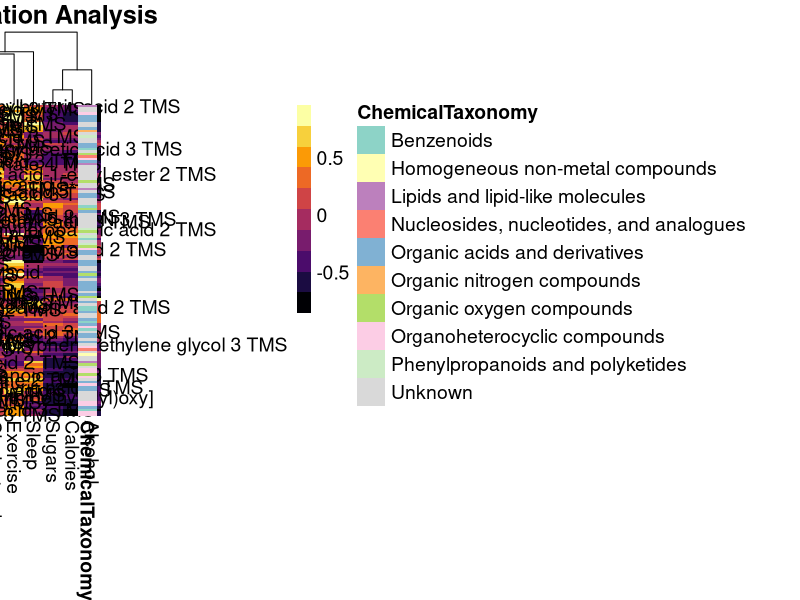
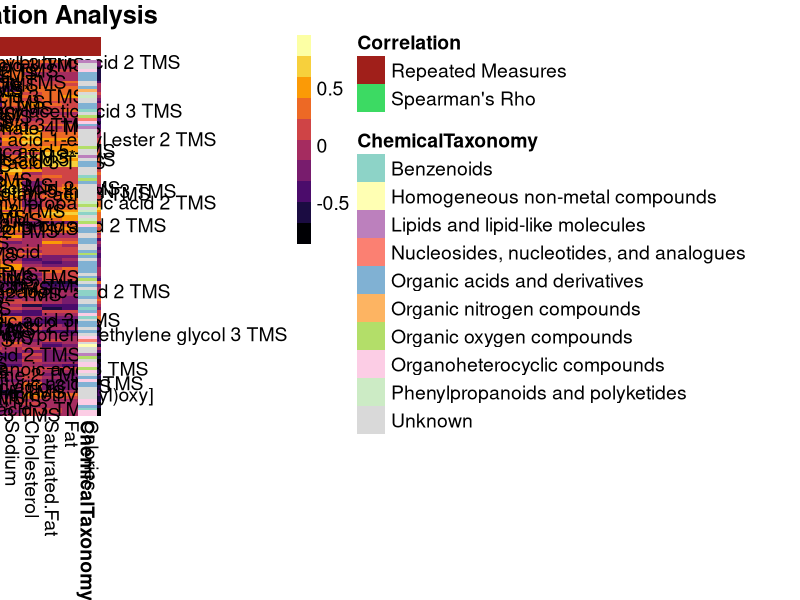
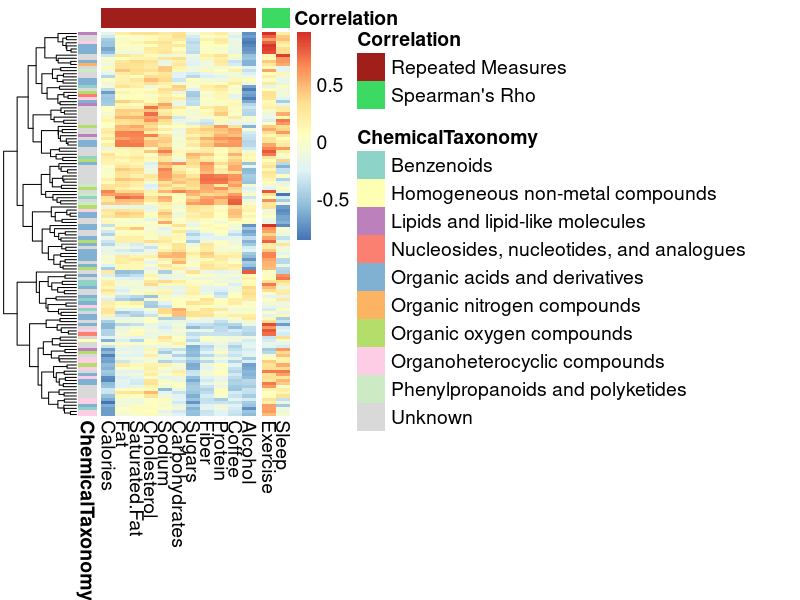

Reproduce these figures in R, in order.

library(pheatmap)
library(RColorBrewer)
library(readxl)
# for "inferno"
library(viridis)

# set workding directory
setwd("/Users/ijmiller2/Desktop/UW_2019/UrineMetabolomics/RealTimeUrineMetabolomics/data")

### load data from p-val filtered .csv ###
biometric_correlations_filtered_df <- read.table("combined_correlations_w_metadat_colsorted_identified.csv", sep=",", header=TRUE)
matrix = as.matrix(as.data.frame(lapply(biometric_correlations_filtered_df[,2:14], as.numeric)))
matrix_rownames = as.matrix(as.data.frame(lapply(biometric_correlations_filtered_df[,1], as.character)))
rownames(matrix) = matrix_rownames

# set up colors for chemical taxonomy
mat_colors <- list(ChemicalTaxonomy = brewer.pal(10, "Set3"))
taxonomies <- list(ChemicalTaxonomy = unique(biometric_correlations_filtered_df$Chemical.Taxonomy))
names(mat_colors$ChemicalTaxonomy) = taxonomies$ChemicalTaxonomy
# sort chemical taxonomy names alphabetically (to put "unknown" at end of legend)
names(mat_colors$ChemicalTaxonomy) = sort(names(mat_colors$ChemicalTaxonomy))

# make "unknown" grey and "homogenous" non-metals purple
mat_colors$ChemicalTaxonomy[[3]] = "#BC80BD"
mat_colors$ChemicalTaxonomy[[9]] = "#CCEBC5"
mat_colors$ChemicalTaxonomy[[10]] = "#D9D9D9"

# set up dataframe with row annotations
mat_row <- data.frame(ChemicalTaxonomy = biometric_correlations_filtered_df$Chemical.Taxonomy)
rownames(mat_row) = matrix_rownames

pheatmap(
  mat               = matrix,
  color             = inferno(10),
  border_color      = NA,
  show_colnames     = TRUE,
  show_rownames     = TRUE,
  annotation_row    = mat_row,
  annotation_colors = mat_colors,
  drop_levels       = TRUE,
  fontsize          = 14,
  main              = "Biometric Correlation Analysis"
)



# now let's add column groups (for Repeated Measures vs. Spearman's Rho)

# set column colors, add to matrix colors data object
column_colors = c("#a01f1a","#3cda63")
mat_colors$Correlation = column_colors
names(mat_colors$Correlation) = c("Repeated Measures", "Spearman's Rho")

# manually assign column names to coefficient type
column_names = names(biometric_correlations_filtered_df[,2:14])
Correlation = c("Repeated Measures", "Repeated Measures", "Repeated Measures", "Repeated Measures", "Repeated Measures", "Repeated Measures", "Repeated Measures", "Repeated Measures", "Repeated Measures", "Repeated Measures", "Repeated Measures", "Spearman's Rho", "Spearman's Rho")

# create dataframe for column name and type connection
mat_col = as.data.frame(Correlation)
rownames(mat_col) = column_names

pheatmap(
  mat               = matrix,
  color             = inferno(10),
  border_color      = NA,
  show_colnames     = TRUE,
  show_rownames     = TRUE,
  cluster_cols      = FALSE,
  annotation_row    = mat_row,
  annotation_colors = mat_colors,
  annotation_col    = mat_col,
  drop_levels       = TRUE,
  fontsize          = 14,
  main              = "Biometric Correlation Analysis",
  gaps_col          = as.vector(c(11))
)

# regular colors, no row names

pheatmap(
  mat               = matrix,
  border_color      = NA,
  show_colnames     = TRUE,
  show_rownames     = FALSE,
  cluster_cols      = FALSE,
  annotation_row    = mat_row,
  annotation_colors = mat_colors,
  annotation_col    = mat_col,
  drop_levels       = TRUE,
  fontsize          = 14,
  gaps_col          = as.vector(c(11))
)


